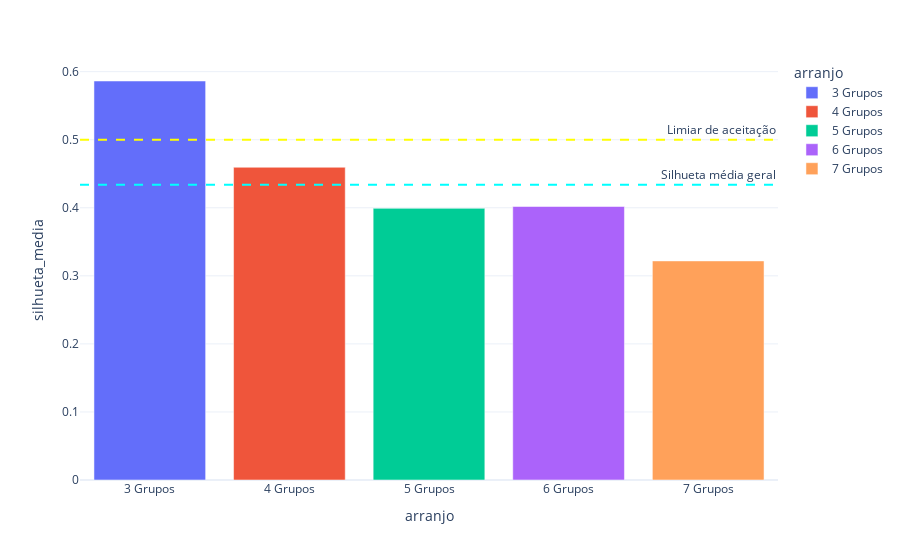

Notebook code for this chart:
### Code cell
silhuetas=[r["silhueta_media"]for r in resultados]
nomes_arranjo=[r["arranjo"]for r in resultados]

df=pd.DataFrame({'arranjo':nomes_arranjo,'silhueta_media':silhuetas})


fig = px.bar(df, x="arranjo", y="silhueta_media", color="arranjo")  

fig.add_hline(y=df["silhueta_media"].mean(),
              line_width=2,          
              line_dash="dash",      
              line_color="cyan",
              annotation_text="Silhueta média geral") 

fig.add_hline(y=0.5,
              line_width=2,          
              line_dash="dash",      
              line_color="yellow",
              annotation_text="Limiar de aceitação")   

fig

### Figure 1 — Plotly figure (JSON) as saved in the notebook; plotly's stock layout.template omitted (floating-point values rounded to 4 significant figures)
{"data": [{"alignmentgroup": "True", "hovertemplate": "arranjo=%{x}<br>silhueta_media=%{y}<extra></extra>", "legendgroup": "3 Grupos", "marker": {"color": "#636efa", "pattern": {"shape": ""}}, "name": "3 Grupos", "offsetgroup": "3 Grupos", "orientation": "v", "showlegend": true, "textposition": "auto", "type": "bar", "x": ["3 Grupos"], "xaxis": "x", "y": [0.5863], "yaxis": "y"}, {"alignmentgroup": "True", "hovertemplate": "arranjo=%{x}<br>silhueta_media=%{y}<extra></extra>", "legendgroup": "4 Grupos", "marker": {"color": "#EF553B", "pattern": {"shape": ""}}, "name": "4 Grupos", "offsetgroup": "4 Grupos", "orientation": "v", "showlegend": true, "textposition": "auto", "type": "bar", "x": ["4 Grupos"], "xaxis": "x", "y": [0.4595], "yaxis": "y"}, {"alignmentgroup": "True", "hovertemplate": "arranjo=%{x}<br>silhueta_media=%{y}<extra></extra>", "legendgroup": "5 Grupos", "marker": {"color": "#00cc96", "pattern": {"shape": ""}}, "name": "5 Grupos", "offsetgroup": "5 Grupos", "orientation": "v", "showlegend": true, "textposition": "auto", "type": "bar", "x": ["5 Grupos"], "xaxis": "x", "y": [0.3992], "yaxis": "y"}, {"alignmentgroup": "True", "hovertemplate": "arranjo=%{x}<br>silhueta_media=%{y}<extra></extra>", "legendgroup": "6 Grupos", "marker": {"color": "#ab63fa", "pattern": {"shape": ""}}, "name": "6 Grupos", "offsetgroup": "6 Grupos", "orientation": "v", "showlegend": true, "textposition": "auto", "type": "bar", "x": ["6 Grupos"], "xaxis": "x", "y": [0.4019], "yaxis": "y"}, {"alignmentgroup": "True", "hovertemplate": "arranjo=%{x}<br>silhueta_media=%{y}<extra></extra>", "legendgroup": "7 Grupos", "marker": {"color": "#FFA15A", "pattern": {"shape": ""}}, "name": "7 Grupos", "offsetgroup": "7 Grupos", "orientation": "v", "showlegend": true, "textposition": "auto", "type": "bar", "x": ["7 Grupos"], "xaxis": "x", "y": [0.3219], "yaxis": "y"}], "layout": {"annotations": [{"showarrow": false, "text": "Silhueta média geral", "x": 1, "xanchor": "right", "xref": "x domain", "y": 0.4338, "yanchor": "bottom", "yref": "y"}, {"showarrow": false, "text": "Limiar de aceitação", "x": 1, "xanchor": "right", "xref": "x domain", "y": 0.5, "yanchor": "bottom", "yref": "y"}], "autosize": true, "barmode": "relative", "legend": {"title": {"text": "arranjo"}, "tracegroupgap": 0}, "margin": {"t": 60}, "shapes": [{"line": {"color": "cyan", "dash": "dash", "width": 2}, "type": "line", "x0": 0, "x1": 1, "xref": "x domain", "y0": 0.4338, "y1": 0.4338, "yref": "y"}, {"line": {"color": "yellow", "dash": "dash", "width": 2}, "type": "line", "x0": 0, "x1": 1, "xref": "x domain", "y0": 0.5, "y1": 0.5, "yref": "y"}], "xaxis": {"anchor": "y", "autorange": true, "categoryarray": ["3 Grupos", "4 Grupos", "5 Grupos", "6 Grupos", "7 Grupos"], "categoryorder": "array", "domain": [0, 1], "range": [-0.5, 4.5], "title": {"text": "arranjo"}, "type": "category"}, "yaxis": {"anchor": "x", "autorange": true, "domain": [0, 1], "range": [0, 0.6171], "title": {"text": "silhueta_media"}, "type": "linear"}}}
